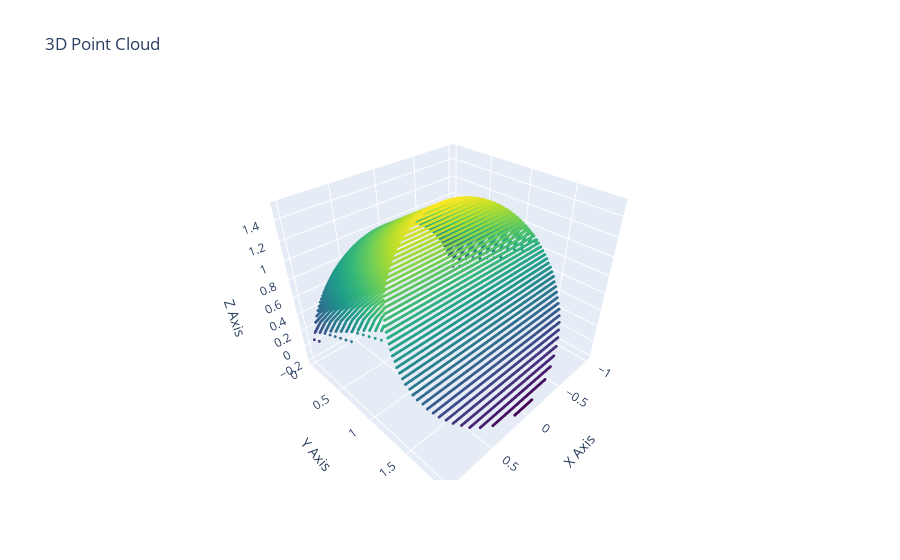

The code cell stored with this chart in its notebook:
### Code cell
import plotly.graph_objects as go
import numpy as np
from barrelnet.pointnet.data import normalize_pc


# Generate some random 3D data points
np.random.seed(0)
points_np =  points.cpu().numpy()
x, y, z = points_np[:,0], points_np[:,1], points_np[:,2]

# Create a 3D scatter plot
fig = go.Figure(data=[go.Scatter3d(
    x=x,
    y=y,
    z=z,
    mode='markers',
    marker=dict(
        size=1,
        color=z,                # Set color to the z values
        colorscale='Viridis',   # Choose a colorscale
        opacity=1.0
    )
)])

# Set the layout
fig.update_layout(
    scene=dict(
        xaxis_title='X Axis',
        yaxis_title='Y Axis',
        zaxis_title='Z Axis'
    ),
    title='3D Point Cloud',
    showlegend=False
)

# Show the plot
fig.show()

### Figure 1 — Plotly figure (JSON) as saved in the notebook; plotly's stock layout.template omitted (floating-point values rounded to 4 significant figures; data arrays with more than 128 entries replaced by an {"elided": "..."} marker saying what was removed)
{"data": [{"marker": {"color": {"elided": "18644 float values"}, "colorscale": [[0, "#440154"], [0.1111, "#482878"], [0.2222, "#3e4989"], [0.3333, "#31688e"], [0.4444, "#26828e"], [0.5556, "#1f9e89"], [0.6667, "#35b779"], [0.7778, "#6ece58"], [0.8889, "#b5de2b"], [1, "#fde725"]], "opacity": 1, "size": 1}, "mode": "markers", "type": "scatter3d", "x": {"elided": "18644 float values"}, "y": {"elided": "18644 float values"}, "z": {"elided": "18644 float values"}}], "layout": {"scene": {"xaxis": {"title": {"text": "X Axis"}}, "yaxis": {"title": {"text": "Y Axis"}}, "zaxis": {"title": {"text": "Z Axis"}}}, "showlegend": false, "title": {"text": "3D Point Cloud"}}}
